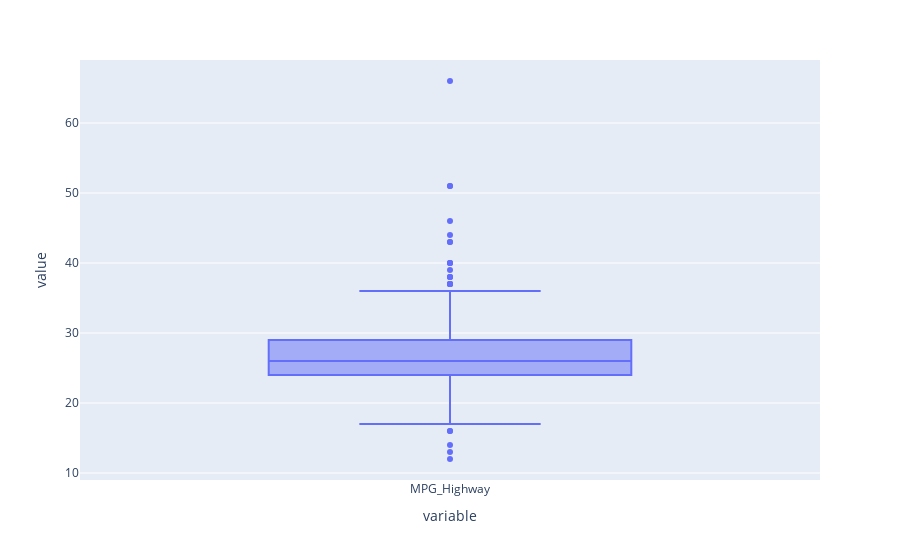

Notebook code for this chart:
### Markdown cell above
### Removing outliers from MPG_Highway column

### Code cell
px.box(car["MPG_Highway"])

### Figure 1 — Plotly figure (JSON) as saved in the notebook; plotly's stock layout.template omitted (floating-point values rounded to 4 significant figures; data arrays with more than 128 entries replaced by an {"elided": "..."} marker saying what was removed)
{"data": [{"alignmentgroup": "True", "hovertemplate": "variable=%{x}<br>value=%{y}<extra></extra>", "legendgroup": "", "marker": {"color": "#636efa"}, "name": "", "notched": false, "offsetgroup": "", "orientation": "v", "showlegend": false, "type": "box", "x": {"elided": "428 str values"}, "x0": " ", "xaxis": "x", "y": {"elided": "428 int values"}, "y0": " ", "yaxis": "y"}], "layout": {"boxmode": "group", "legend": {"tracegroupgap": 0}, "margin": {"t": 60}, "xaxis": {"anchor": "y", "domain": [0, 1], "title": {"text": "variable"}}, "yaxis": {"anchor": "x", "domain": [0, 1], "title": {"text": "value"}}}}
